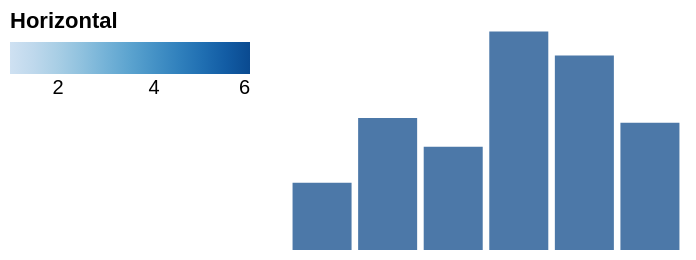

Express this chart as Vega-Lite.
### Vega specification from a JSON file in a GitHub repository (floating-point values rounded to 4 significant figures)
{"width": 200, "height": 120, "padding": 5, "data": [{"name": "t", "values": [{"a": "Alpha", "b": 28, "c": "x", "d": 1}, {"a": "Bravo", "b": 55, "c": "y", "d": 2}, {"a": "Charlie", "b": 43, "c": "x", "d": 3}, {"a": "Delta", "b": 91, "c": "z", "d": 4}, {"a": "Echo", "b": 81, "c": "y", "d": 5}, {"a": "Foxtrot", "b": 53, "c": "z", "d": 6}]}], "scales": [{"name": "x", "type": "band", "domain": {"data": "t", "field": "a"}, "range": "width", "padding": 0.1}, {"name": "y", "type": "linear", "domain": {"data": "t", "field": "b"}, "range": "height", "nice": true}, {"name": "color", "type": "ordinal", "domain": {"data": "t", "field": "c"}, "range": {"scheme": "category10"}}, {"name": "ramp", "type": "linear", "domain": {"data": "t", "field": "d"}, "range": {"scheme": "blues"}}, {"name": "size", "type": "linear", "domain": {"data": "t", "field": "b"}, "range": [10, 200]}, {"name": "shape", "type": "ordinal", "domain": {"data": "t", "field": "c"}, "range": "symbol"}, {"name": "quant", "type": "quantize", "domain": [0, 100], "range": {"scheme": "greens", "count": 4}}], "marks": [{"type": "rect", "from": {"data": "t"}, "encode": {"enter": {"x": {"scale": "x", "field": "a"}, "width": {"scale": "x", "band": 1}, "y": {"scale": "y", "field": "b"}, "y2": {"scale": "y", "value": 0}}}}], "legends": [{"fill": "ramp", "type": "gradient", "title": "Horizontal", "direction": "horizontal", "gradientLength": 120, "orient": "left"}]}
